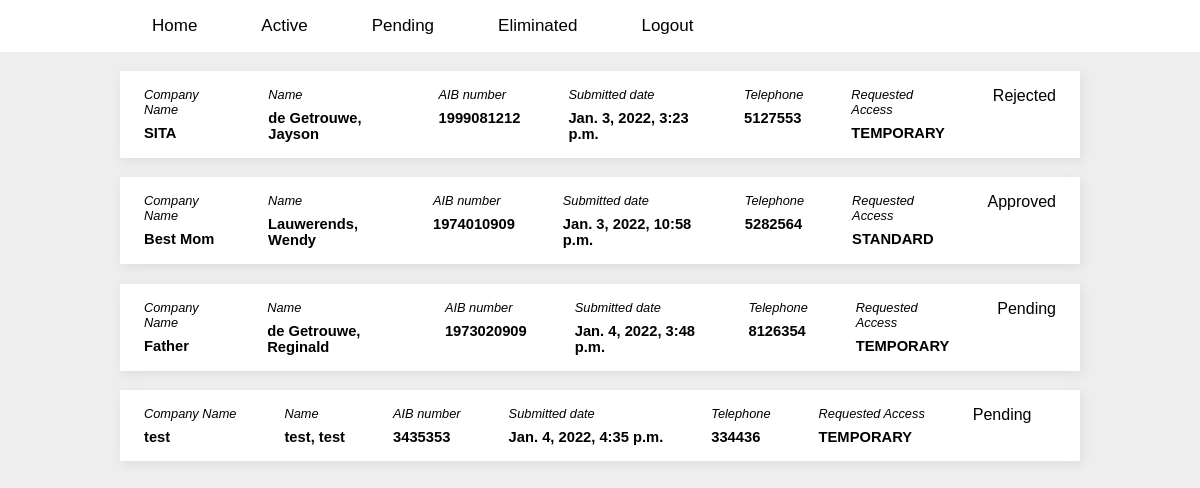
Before: /admin-page (signed in) with the older database file.
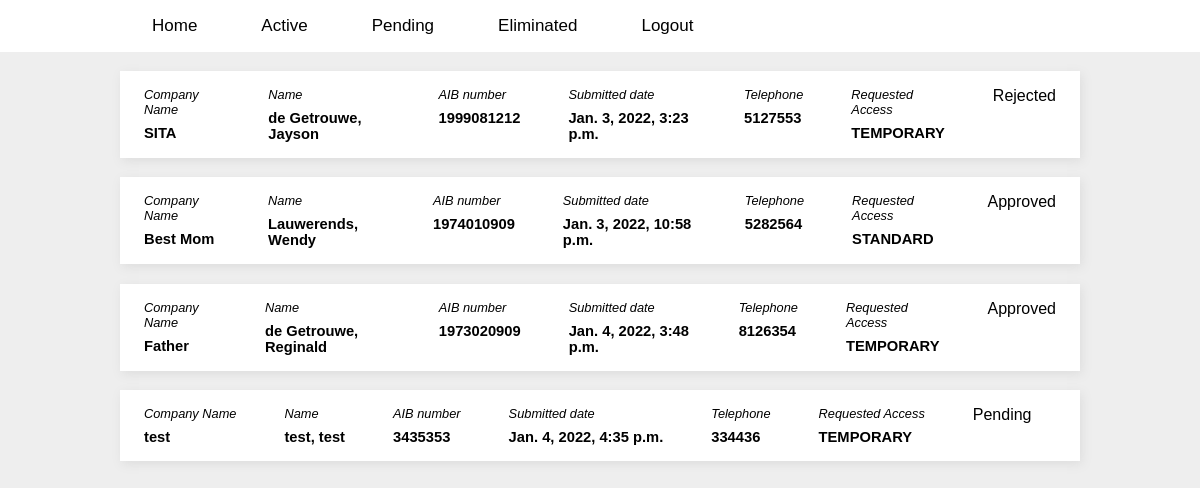
After: the same page with the newer database file.
### FormPage/models.py (models this page shows, shortened)
class Form(models.Model):
    company_name = models.CharField(max_length=200, null=False, blank=False)
    first_name = models.CharField(max_length=100)
    last_name = models.CharField(max_length=100)
    AIB_number = models.CharField(max_length=100)
    position_title = models.CharField(max_length=200)
    telephone = models.CharField(max_length=20)
    email = models.EmailField()
    job_duties = models.TextField()
    access_justification = models.TextField()
    wap_roa = models.CharField(max_length=255)
    required_access = models.CharField(choices=RequestAccessChoices, max_length=200)
    start_time = models.DateField(blank=True, null=True)
    end_time = models.DateField(blank=True, null=True)
    main_communications_room = models.ManyToManyField(MainCommunicationRoom, blank=True)
    new_terminal_building = models.ManyToManyField(NewTerminalBuilding, blank=True)
    old_terminal_building = models.ManyToManyField(OldTerminalBuilding, blank=True)
    building = models.ManyToManyField(OtherBuilding, blank=True)
    other_locations = models.TextField(blank=True )
    specify_system_list = models.TextField(blank=True)
    specify_equipment_list = models.TextField(blank=True)
    specify_server_list = models.TextField(blank=True)
    Specify_cables = models.TextField(blank=True)
    agreed_to_terms = models.BooleanField(default=False)
    submitted_date_time = models.DateTimeField(default=timezone.now)
    approved_or_not = models.CharField(choices=ApprovedOrNot, max_length=200, blank=True, null=True)

### FormPage/views.py (the view)
# urls.py: path('admin-page', AdminPage, name="adminpage"),
@login_required
def AdminPage(request):
    signed_up = Forms.objects.all()
    dic = {
        'signed_up':signed_up,
    }
    return render(request, 'admin/admin-view.html', {'dic': dic})

### FormPage/templates/admin/admin-view.html (shortened to what this page needs)
{% extends 'base.html' %}
{% block content %}
    {% if user.is_authenticated %}
        <div class="background-color">
            <div class="wrapper">
                {% for person in dic.signed_up %}
                    <a href="" class="user-link">
                        <div class="row">
                            <div class="row-text">
                                <p class="small-text">Company Name</p>
                                <p class="big-text">{{person.company_name}}</p>
                            </div>
                            <div class="row-text">
                                <p class="small-text"> Name</p>
                                <p class="big-text">{{person.last_name}}, {{person.first_name}}</p>
                            </div>
                            <div class="row-text">
                                <p class="small-text">AIB number</p>
                                <p class="big-text">{{person.AIB_number}}</p>
                            </div>
                            <div class="row-text">
                                <p class="small-text">Submitted date</p>
                                <p class="big-text">{{person.submitted_date_time}}</p>
                            </div>
                            <div class="row-text">
                                <p class="small-text">Telephone</p>
                                <p class="big-text">{{person.telephone}}</p>
                            </div>
                            <div class="row-text">
                                <p class="small-text">Requested Access </p>
                                <p class="big-text">{{person.required_access}}</p>
                            </div>
                            <div class="row-text">
                                {% if person.approved_or_not == None %}
                                    <p> Pending </p>
                                {% elif person.approved_or_not == 'APPROVED' %}
                                    <p>Approved</p>
                                {% elif person.approved_or_not == 'REJECT' %}
                                    <p>Rejected</p>
                                {% endif %}
                            </div>
                        </div>
                    </a>
                {% endfor %}
            </div>
        </div>
    {% else %}
        <p>login again</p>
    {% endif %}
{% endblock  %}

Changed rows visible on the page:
changed Form "Father": approved_or_not "Pending" → "Approved"
